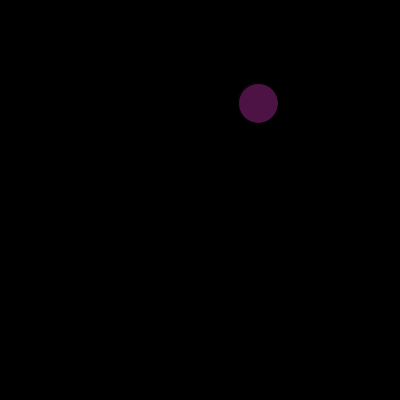
Frame 1 (no input)
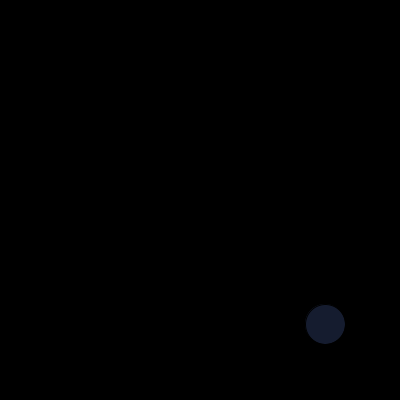
Frame 60 (the mouse pressed at the canvas centre just before this capture)
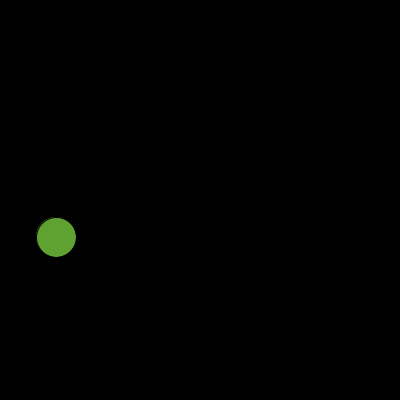
Frame 120 (the mouse held since frame 60 and released just before this capture)

The Processing sketch that drew these frames (run headless with seeded random() and noise(); from frame 60 on, the mouse is pressed at the canvas centre):

// Processing sketch: problem08
// ── problem08.pde
int xPos;
int yPos;
int r, g, b;
int alpha;
int i = 0;

void setup() {
  size(400, 400);
  background(0, 0, 0);
}

void draw() {
  i = (i + 1) % 10;
  
  if (i == 0) {
    background(0, 0, 0);
    delay(1000);
  }  

  xPos = (int)random(width);
  yPos = (int)random(height);

  r = (int)random(255);
  g = (int)random(255);
  b = (int)random(255);
  alpha = (int)random(255);

  fill(r, g, b, alpha);
  
  ellipse(xPos, yPos, 40, 40);
    
}
